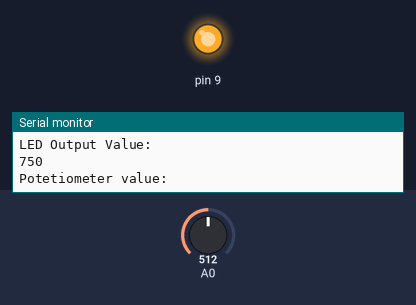
The sketch below on a simulated Arduino Uno, built with avr-gcc and run on an emulated ATmega328P. Shown: output pins drawn as LEDs (lit = HIGH), the last lines printed to the serial monitor. Inputs (shaded band) come from the test bench; at power-on: A0 = 512.

Above: at 1.2 s.
1.3 s: A0 set to 122
At 1.7 s:
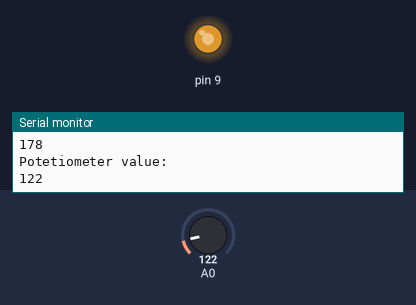
2.8 s: A0 set to 0
At 3.8 s:
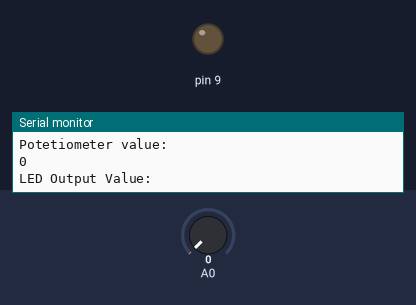
4.3 s: A0 set to 306
At 5.5 s:
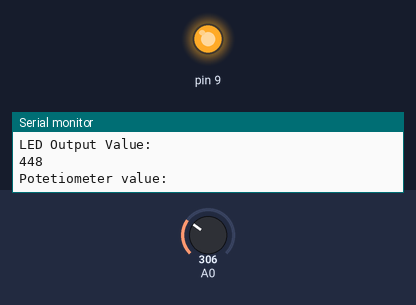
Timing chart, 0 to 7.3 s (numbered marks = the images above; inputs shaded):
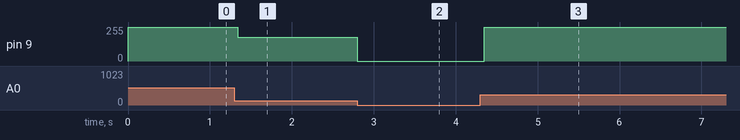

Measured:
- after the input at 1.3 s, pin 9: 255/255 → 178/255 at once
- after the input at 2.8 s, pin 9: 178/255 → 0/255 at once
- after the input at 4.3 s, pin 9: 0/255 → 255/255 after 0.05 s

The sketch:

led_pot_chnage.ino
```cpp
void setup() {
  // put your setup code here, to run once:
  Serial.begin(9600);
}

void loop() {
  // put your main code here, to run repeatedly:
  int potValue = analogRead(A0);
  int ledValue = map(potValue, 0, 1023, 0, 1500);
  analogWrite(9, ledValue);
  Serial.println("Potetiometer value: ");
  Serial.println(potValue);
  Serial.println("LED Output Value: ");
  Serial.println(ledValue);
  delay(2);
}
```
